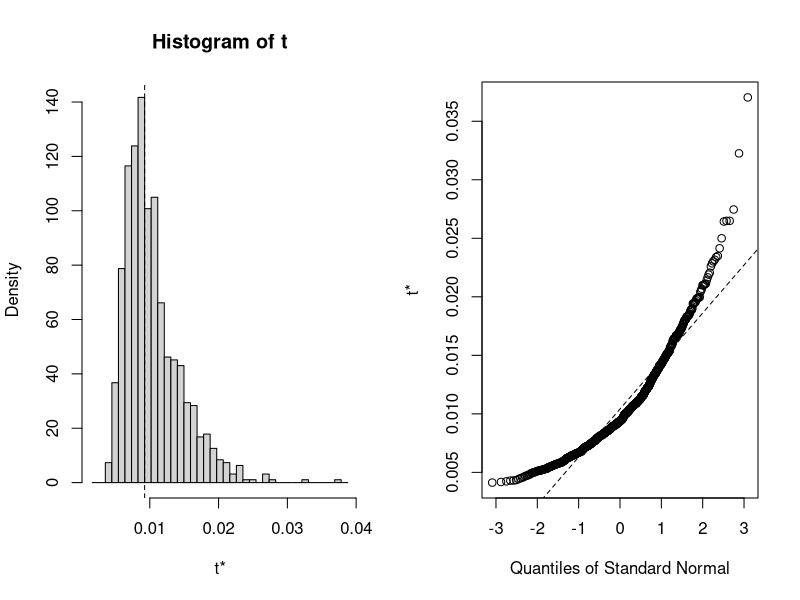

Here is the R script that generated this plot:
## ---- chunk 1
set.seed(1234)
N <- 1000
null_proportion <- 950 / N  
alt_proportion <- 1 - null_proportion  
alpha <- 0.1
m <- 10000
FWER <- function(rejected, false_positives) {
  mean(false_positives > 0)
}
FDR <- function(rejected, false_positives) {
  if (rejected == 0) return(0)
  mean(false_positives / rejected)
}

TPR <- function(rejected, true_positives) {
  if (rejected == 0) return(0)
  mean(true_positives / 50) 
}
results <- replicate(m, {
  p_values <- c(runif(null_proportion * N), rbeta(alt_proportion * N, 0.1, 1))
  bonferroni_p <- p.adjust(p_values, method = "bonferroni")
  bonferroni_rejected <- sum(bonferroni_p < alpha)
  bonferroni_false_positives <- sum(bonferroni_p[1:950] < alpha)
  bonferroni_true_positives <- sum(bonferroni_p[951:N] < alpha)
  bh_p <- p.adjust(p_values, method = "BH")
  bh_rejected <- sum(bh_p < alpha)
  bh_false_positives <- sum(bh_p[1:950] < alpha)
  bh_true_positives <- sum(bh_p[951:N] < alpha)
  
  c(
    # Bonferroni metrics
    FWER(bonferroni_rejected, bonferroni_false_positives),
    FDR(bonferroni_rejected, bonferroni_false_positives),
    TPR(bonferroni_rejected, bonferroni_true_positives),
    
    # B-H metrics
    FWER(bh_rejected, bh_false_positives),
    FDR(bh_rejected, bh_false_positives),
    TPR(bh_rejected, bh_true_positives)
  )
})
results_mean <- colMeans(results)
FWER_Bonf <- results_mean[1]
FDR_Bonf <- results_mean[2]
TPR_Bonf <- results_mean[3]

FWER_BH <- results_mean[4]
FDR_BH <- results_mean[5]
TPR_BH <- results_mean[6]

output_table <- data.frame(
  Metric = c("FWER", "FDR", "TPR"),
  Bonferroni = c(FWER_Bonf, FDR_Bonf, TPR_Bonf),
  BH = c(FWER_BH, FDR_BH, TPR_BH)
)

print(output_table)
## ---- chunk 2
library(boot)
failure_times <- c(3, 5, 7, 18, 43, 85, 91, 98, 100, 130, 230, 487)
neg_log_likelihood <- function(lambda, data) {
  n <- length(data)
  -n * log(lambda) + lambda * sum(data)
}
mle_lambda <- 1 / mean(failure_times)
cat("MLE of hazard rate (lambda):", mle_lambda, "\n")
lambda_mle_bootstrap <- function(data, indices) {
  resampled_data <- data[indices]
  return(1 / mean(resampled_data))
}
bootstrap_results <- boot(data = failure_times, statistic = lambda_mle_bootstrap, R = 1000)
cat("Bootstrap estimate of bias:", mean(bootstrap_results$t) - mle_lambda, "\n")
cat("Bootstrap estimate of standard error:", sd(bootstrap_results$t), "\n")
plot(bootstrap_results)
## ---- chunk 3
failure_times <- c(3, 5, 7, 18, 43, 85, 91, 98, 100, 130, 230, 487)
lambda_mle_bootstrap <- function(data, indices) {
  resampled_data <- data[indices]
  return(1 / mean(resampled_data))  # 返回1/λ，即平均故障时间
}
bootstrap_results <- boot(data = failure_times, statistic = lambda_mle_bootstrap, R = 1000)
ci_norm <- boot.ci(bootstrap_results, type = "norm")
ci_basic <- boot.ci(bootstrap_results, type = "basic")
ci_perc <- boot.ci(bootstrap_results, type = "perc")
ci_bca <- boot.ci(bootstrap_results, type = "bca")
cat("Standard Normal Method CI:\n", ci_norm$normal, "\n")
cat("Basic Method CI:\n", ci_basic$basic, "\n")
cat("Percentile Method CI:\n", ci_perc$percent, "\n")
cat("BCa Method CI:\n", ci_bca$bca, "\n")
